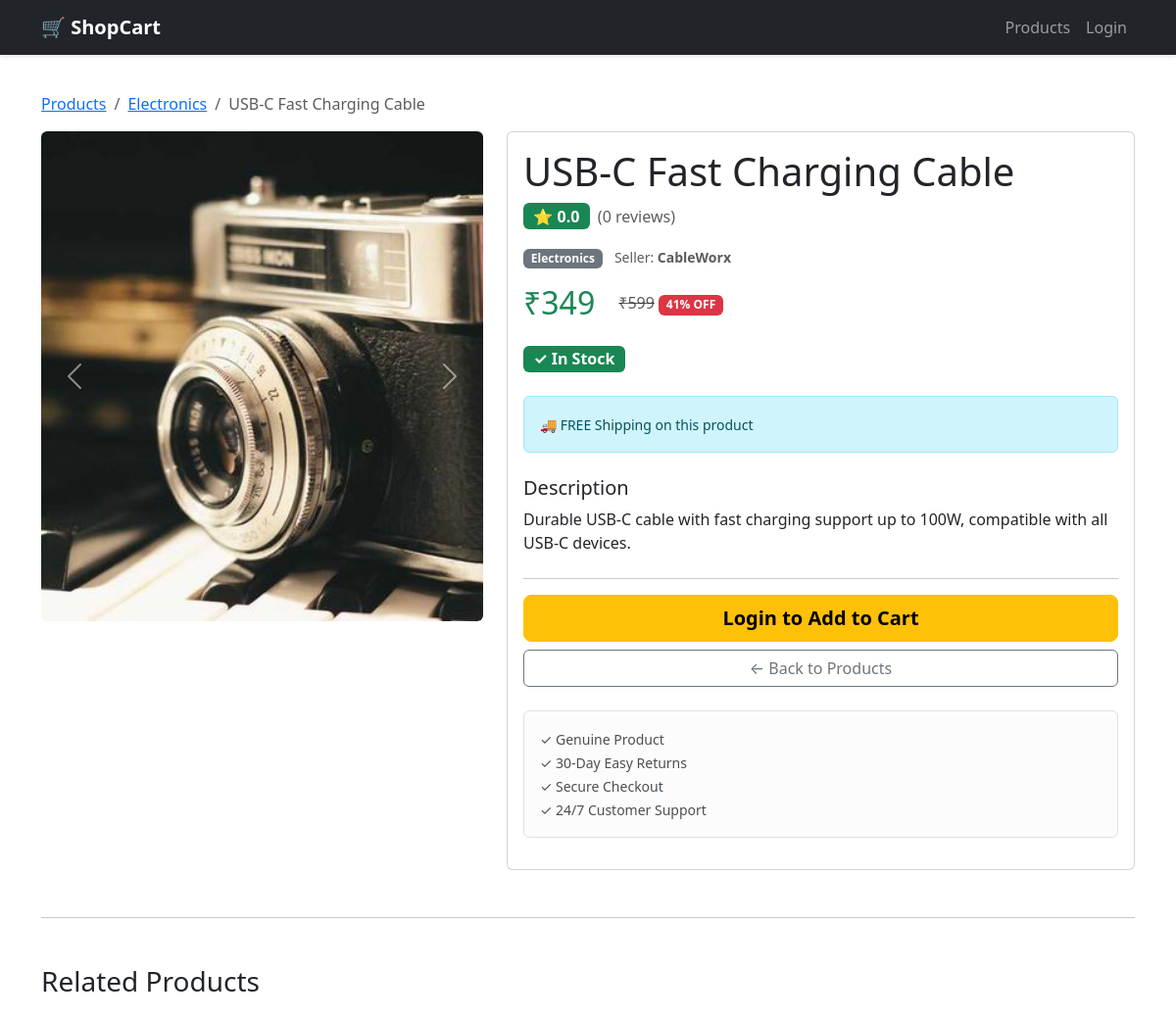
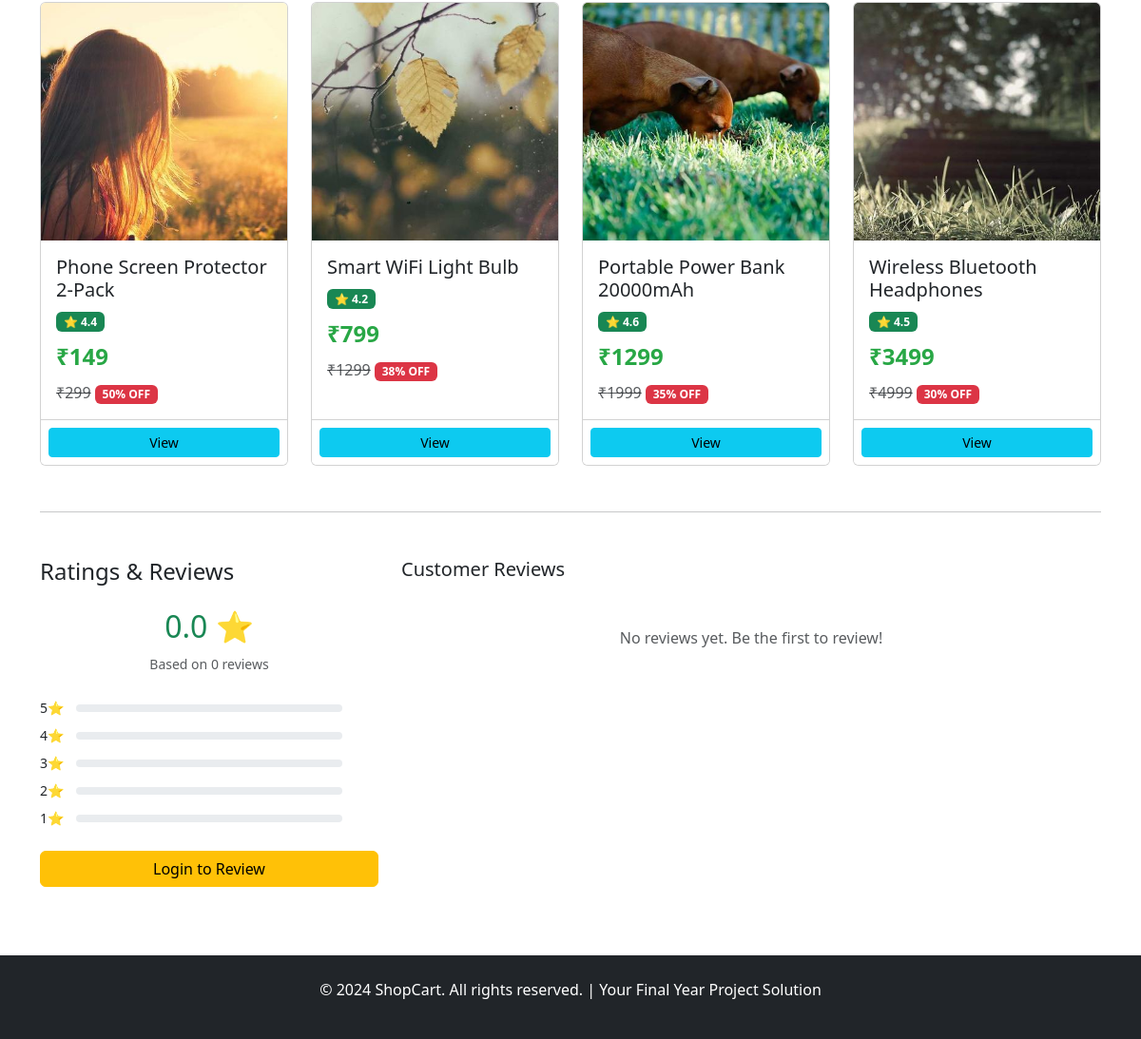
/product/22/, run on the app's committed database (2 pictures, top to bottom).
### cart/models.py (models this page shows, shortened)
class Product(models.Model):
    STOCK_STATUS_CHOICES = [
        ('in_stock', 'In Stock'),
        ('low_stock', 'Low Stock'),
        ('out_of_stock', 'Out of Stock'),
    ]
    name = models.CharField(max_length=200)
    description = models.TextField()
    price = models.FloatField(validators=[MinValueValidator(0)])
    discount_price = models.FloatField(null=True, blank=True, validators=[MinValueValidator(0)])
    category = models.ForeignKey(Category, on_delete=models.CASCADE, related_name='products')
    image = models.ImageField(upload_to='products/', null=True, blank=True)
    image2 = models.ImageField(upload_to='products/', null=True, blank=True)
    image3 = models.ImageField(upload_to='products/', null=True, blank=True)
    image4 = models.ImageField(upload_to='products/', null=True, blank=True)
    stock = models.IntegerField(default=10, validators=[MinValueValidator(0)])
    stock_status = models.CharField(max_length=20, choices=STOCK_STATUS_CHOICES, default='in_stock')
    rating = models.FloatField(default=0, validators=[MinValueValidator(0), MaxValueValidator(5)])
    review_count = models.IntegerField(default=0)
    seller = models.CharField(max_length=100, default='ShopCart Store')
    free_shipping = models.BooleanField(default=True)
    created_at = models.DateTimeField(auto_now_add=True)
    updated_at = models.DateTimeField(auto_now=True)
    def get_discount_percent(self):
        if self.discount_price:
            return int(((self.price - self.discount_price) / self.price) * 100)
        return 0
    def get_current_price(self):
        return self.discount_price if self.discount_price else self.price
    class Meta:
        ordering = ['-created_at']

class Category(models.Model):
    name = models.CharField(max_length=100)
    description = models.TextField(blank=True, null=True)
    image = models.ImageField(upload_to='categories/', null=True, blank=True)
    created_at = models.DateTimeField(auto_now_add=True)
    def __str__(self):
        return self.name
    class Meta:
        verbose_name_plural = "Categories"
        ordering = ['name']

### cart/views.py (the view)
# urls.py: path('product/<int:id>/', views.product_detail, name='product_detail'),
def product_detail(request, id):
    product = get_object_or_404(Product, id=id)
    reviews = product.reviews.all()
    related_products = Product.objects.filter(
        category=product.category
    ).exclude(id=id)[:5]
    user_review = None
    if request.user.is_authenticated:
        user_review = reviews.filter(user=request.user).first()
        wishlist_item = WishlistItem.objects.filter(
            wishlist__user=request.user,
            product=product
        ).exists()
    else:
        wishlist_item = False
    total_reviews = reviews.count()
    avg_rating = reviews.aggregate(Avg('rating'))['rating__avg'] or 0
    rating_distribution = {i: reviews.filter(rating=i).count() for i in range(1, 6)}
    context = {
        'product': product,
        'reviews': reviews,
        'user_review': user_review,
        'total_reviews': total_reviews,
        'avg_rating': avg_rating,
        'rating_distribution': rating_distribution,
        'related_products': related_products,
        'in_wishlist': wishlist_item,
    }
    return render(request, 'cart/product_detail.html', context)

### templates/cart/product_detail.html (shortened to what this page needs)
{% extends 'cart/base.html' %}
{% load custom_filters %}
{% block content %}
<div class="container py-4">
    <nav aria-label="breadcrumb">
        <ol class="breadcrumb">
            <li class="breadcrumb-item"><a href="{% url 'home' %}">Products</a></li>
            <li class="breadcrumb-item"><a href="?category={{ product.category.id }}">{{ product.category }}</a></li>
            <li class="breadcrumb-item active">{{ product.name }}</li>
        </ol>
    </nav>
    <div class="row mb-5">
        <div class="col-md-5">
            <div id="productCarousel" class="carousel slide" data-bs-ride="carousel">
                <div class="carousel-inner">
                    {% if product.image %}
                        <div class="carousel-item active">
                            <img src="{{ product.image.url }}" class="d-block w-100 rounded" style="height: 500px; object-fit: cover;" alt="{{ product.name }}">
                        </div>
                    {% endif %}
                </div>
                <button class="carousel-control-prev" type="button" data-bs-target="#productCarousel" data-bs-slide="prev">
                    <span class="carousel-control-prev-icon"></span>
                </button>
                <button class="carousel-control-next" type="button" data-bs-target="#productCarousel" data-bs-slide="next">
                    <span class="carousel-control-next-icon"></span>
                </button>
            </div>
        </div>
        <div class="col-md-7">
            <div class="card">
                <div class="card-body">
                    <h1>{{ product.name }}</h1>
                    <div class="mb-3">
                        <div class="d-flex align-items-center gap-2">
                            <span class="badge bg-success" style="font-size: 1rem;">
                                ⭐ {{ avg_rating|floatformat:1 }}
                            </span>
                            <span class="text-muted">({{ total_reviews }} reviews)</span>
                        </div>
                    </div>
                    <div class="mb-3">
                        <span class="badge bg-secondary">{{ product.category.name }}</span>
                        <small class="text-muted ms-2">Seller: <strong>{{ product.seller }}</strong></small>
                    </div>
                    <div class="price-section mb-4">
                        <div class="row align-items-center">
                            <div class="col-auto">
                                <h2 class="text-success mb-0">₹{{ product.get_current_price|floatformat:0 }}</h2>
                            </div>
                            {% if product.discount_price %}
                                <div class="col-auto">
                                    <span class="text-muted"><del>₹{{ product.price|floatformat:0 }}</del></span>
                                    <span class="badge bg-danger">{{ product.get_discount_percent }}% OFF</span>
                                </div>
                            {% endif %}
                        </div>
                    </div>
                    <div class="mb-4">
                        {% if product.stock > 0 %}
                            <span class="badge bg-success" style="font-size: 1rem;">✓ In Stock</span>
                        {% else %}
                            <span class="badge bg-danger" style="font-size: 1rem;">Out of Stock</span>
                        {% endif %}
                    </div>
                    {% if product.free_shipping %}
                        <div class="alert alert-info mb-4">
                            <small>🚚 FREE Shipping on this product</small>
                        </div>
                    {% endif %}
                    <div class="mb-4">
                        <h5>Description</h5>
                        <p>{{ product.description }}</p>
                    </div>
                    <hr>
                    <div class="d-grid gap-2 mb-4">
                        {% if user.is_authenticated %}
                            {% if product.stock > 0 %}
                                <form method="POST" action="{% url 'add_to_cart' product.id %}">
                                    {% csrf_token %}
                                    <button type="submit" class="btn btn-warning btn-lg fw-bold">
                                        🛒 Add to Cart
                                    </button>
                                </form>
                            {% else %}
                                <button class="btn btn-secondary btn-lg" disabled>Out of Stock</button>
                            {% endif %}
                            <form method="POST" action="{% url 'add_to_wishlist' product.id %}">
                                {% csrf_token %}
                                <button type="submit" class="btn btn-outline-danger btn-lg">
                                    {% if in_wishlist %}❤️ Remove from Wishlist{% else %}🤍 Add to Wishlist{% endif %}
                                </button>
                            </form>
                        {% else %}
                            <a href="{% url 'login' %}" class="btn btn-warning btn-lg fw-bold">
                                Login to Add to Cart
                            </a>
                        {% endif %}
                        <a href="{% url 'home' %}" class="btn btn-outline-secondary">← Back to Products</a>
                    </div>
                    <div class="alert alert-light border">
                        <small>
                            ✓ Genuine Product<br>
                            ✓ 30-Day Easy Returns<br>
                            ✓ Secure Checkout<br>
                            ✓ 24/7 Customer Support
                        </small>
                    </div>
                </div>
            </div>
        </div>
    </div>
    {% if related_products %}
        <hr class="my-5">
        <h3 class="mb-4">Related Products</h3>
        <div class="row g-4">
            {% for related in related_products %}
                <div class="col-md-6 col-lg-3">
                    <div class="card product-card h-100">
                        {% if related.image %}
                            <img src="{{ related.image.url }}" alt="{{ related.name }}" class="card-img-top product-image">
                        {% else %}
                            <div class="card-img-top product-image d-flex align-items-center justify-content-center" style="background-color: #e9ecef;">
                                <span class="text-muted">No Image</span>
                            </div>
                        {% endif %}
                        <div class="card-body">
                            <h5 class="card-title">{{ related.name }}</h5>
                            <div class="mb-2">
                                <span class="badge bg-success">⭐ {{ related.rating|floatformat:1 }}</span>
                            </div>
                            <p class="price mb-2">₹{{ related.get_current_price|floatformat:0 }}</p>
                            {% if related.discount_price %}
                                <span class="text-muted"><del>₹{{ related.price|floatformat:0 }}</del></span>
                                <span class="badge bg-danger">{{ related.get_discount_percent }}% OFF</span>
                            {% endif %}
                        </div>
                        <div class="card-footer bg-white p-2">
                            <a href="{% url 'product_detail' related.id %}" class="btn btn-info btn-sm w-100">View</a>
                        </div>
                    </div>
                </div>
            {% endfor %}
        </div>
    {% endif %}
    <hr class="my-5">
    <div class="row">
        <div class="col-md-4">
            <h4 class="mb-4">Ratings & Reviews</h4>
            <div class="rating-summary mb-4">
                <div class="text-center mb-4">
                    <h2 class="text-success">{{ avg_rating|floatformat:1 }} ⭐</h2>
                    <small class="text-muted">Based on {{ total_reviews }} reviews</small>
                </div>
                {% for rating in "54321" %}
                    {% with count=rating_distribution|add:rating %}
                        <div class="d-flex align-items-center gap-2 mb-2">
                            <small style="width: 30px;">{{ rating }}⭐</small>
                            <div class="progress" style="flex: 1; height: 8px;">
                            </div>
                        </div>
                    {% endwith %}
                {% endfor %}
            </div>
            {% if user.is_authenticated %}
                <button class="btn btn-warning w-100" data-bs-toggle="modal" data-bs-target="#reviewModal">
                    ✍️ Write a Review
                </button>
            {% else %}
                <a href="{% url 'login' %}" class="btn btn-warning w-100">Login to Review</a>
            {% endif %}
        </div>
        <div class="col-md-8">
            <h5 class="mb-4">Customer Reviews</h5>
            {% if reviews %}
                {% for review in reviews %}
                    <div class="card mb-3">
                        <div class="card-body">
                            <div class="d-flex justify-content-between mb-2">
                                <div>
                                    <h6 class="mb-1">
                                        {% for i in "12345" %}
                                            {% if forloop.counter <= review.rating %}⭐{% else %}☆{% endif %}
                                        {% endfor %}
                                        <strong>{{ review.title }}</strong>
                                    </h6>
                                    <small class="text-muted">by {{ review.user.username }}</small>
                                </div>
                                {% if review.verified_purchase %}
                                    <span class="badge bg-success">✓ Verified Purchase</span>
                                {% endif %}
                            </div>
                            <p class="card-text">{{ review.comment }}</p>
                            <small class="text-muted">{{ review.created_at|date:"M d, Y" }}</small>
                            <span class="ms-3 text-muted">👍 {{ review.helpful_count }} found helpful</span>
                        </div>
                    </div>
                {% endfor %}
            {% else %}
                <p class="text-muted text-center py-4">No reviews yet. Be the first to review!</p>
            {% endif %}
        </div>
    </div>
</div>
{% endblock %}

### templates/cart/base.html (style rules this page uses)
body { padding-top: 70px; }
.product-card { transition: transform 0.2s; height: 100%; }
.product-image { height: 250px; object-fit: cover; background-color: #f0f0f0; }
.price { font-size: 1.5rem; color: #28a745; font-weight: bold; }

### data on the page
Product: category "Electronics", name "USB-C Fast Charging Cable", image (picture), category.name "Electronics", seller "CableWorx", get_current_price "349", price "599", get_discount_percent "41", description "Durable USB-C cable with fast charging support up to 100W, compatible with all USB-C devices."
Product: image (picture), name "Phone Screen Protector 2-Pack", rating "4.4", get_current_price "149", price "299", get_discount_percent "50"
Product: image (picture), name "Smart WiFi Light Bulb", rating "4.2", get_current_price "799", price "1299", get_discount_percent "38"
Product: image (picture), name "Portable Power Bank 20000mAh", rating "4.6", get_current_price "1299", price "1999", get_discount_percent "35"
Product: image (picture), name "Wireless Bluetooth Headphones", rating "4.5", get_current_price "3499", price "4999", get_discount_percent "30"

### other printed values
{{ avg_rating|floatformat:1 }} "0.0"
{{ total_reviews }} "0"
{{ rating }} "5" "4" "3" "2" "1"
